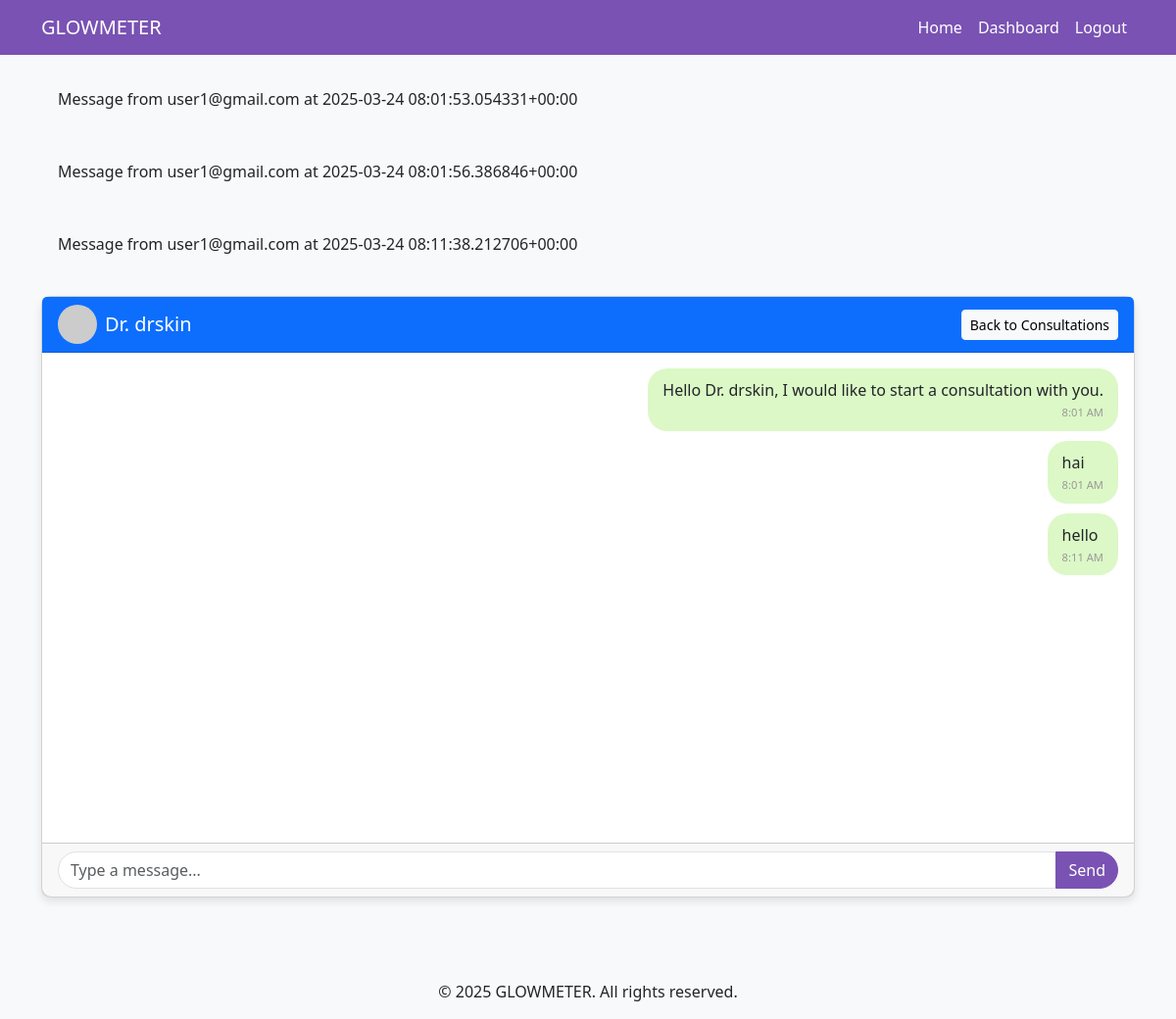
Screenshot of /consultation/1/ (signed in) with the database file from the repository.
### glowmeter_app/models.py (models this page shows, shortened)
class Message(models.Model):
    consultation = models.ForeignKey(Consultation, on_delete=models.CASCADE, related_name='messages')
    sender = models.ForeignKey(User, on_delete=models.CASCADE, related_name='sent_messages')
    content = models.TextField()
    timestamp = models.DateTimeField(auto_now_add=True)
    is_read = models.BooleanField(default=False)
    class Meta:
        ordering = ['timestamp']
    def __str__(self):
        return f"Message from {self.sender.email} at {self.timestamp}"

class User(AbstractBaseUser, PermissionsMixin):
    username = None
    email = models.EmailField(unique=True)
    first_name = models.CharField(max_length=30, blank=True)
    last_name = models.CharField(max_length=30, blank=True)
    is_active = models.BooleanField(default=True)
    is_staff = models.BooleanField(default=False)
    is_doctor = models.BooleanField(default=False)
    is_admin = models.BooleanField(default=False)
    date_joined = models.DateTimeField(auto_now_add=True)
    USERNAME_FIELD = 'email'
    REQUIRED_FIELDS = []
    objects = UserManager()

class Consultation(models.Model):
    user = models.ForeignKey(User, on_delete=models.CASCADE, related_name='user_consultations')
    doctor = models.ForeignKey(Doctor, on_delete=models.CASCADE, related_name='doctor_consultations')
    started_at = models.DateTimeField(auto_now_add=True)
    is_active = models.BooleanField(default=True)

class Doctor(models.Model):
    user = models.OneToOneField(User, on_delete=models.CASCADE, related_name='doctor_profile')
    full_name = models.CharField(max_length=100)
    specialty = models.CharField(max_length=100)
    bio = models.TextField()
    profile_picture = models.ImageField(upload_to='doctors/', null=True, blank=True)
    is_available = models.BooleanField(default=True)

### glowmeter_app/views.py (the view, shortened to what this page needs)
# urls.py: path('consultation/<int:consultation_id>/', views.consultation_view, name='consultation'),
@login_required
def consultation_view(request, consultation_id):
    consultation = Consultation.objects.get(id=consultation_id)
    user = request.user
    if user != consultation.user and user != consultation.doctor.user:
        messages.error(request, "You don't have permission to view this consultation.")
        return redirect('dashboard')
    unread_messages = Message.objects.filter(
        consultation=consultation,
        is_read=False
    ).exclude(sender=user)
    unread_messages.update(is_read=True)
    messages_list = Message.objects.filter(consultation=consultation).order_by('timestamp')
    context = {
        'consultation': consultation,
        'messages': messages_list,
        'is_doctor': user.is_doctor
    }
    return render(request, 'consultation.html', context)

### templates/consultation.html (shortened to what this page needs)
{% extends 'base.html' %}
{% block content %}
<div class="container mt-4">
    <div class="row">
        <div class="col-md-12">
            <div class="card">
                <div class="card-header bg-primary text-white d-flex justify-content-between align-items-center">
                    <div class="d-flex align-items-center">
                        {% if is_doctor %}
                            {% if consultation.user.user_profile.profile_picture %}
                                <img src="{{ consultation.user.user_profile.profile_picture.url }}" alt="Profile" class="rounded-circle me-2" style="width: 40px; height: 40px; object-fit: cover;">
                            {% else %}
                                <img src="https://via.placeholder.com/40" alt="Profile" class="rounded-circle me-2">
                            {% endif %}
                            <h5 class="mb-0">{{ consultation.user.user_profile.full_name }}</h5>
                        {% else %}
                            {% if consultation.doctor.profile_picture %}
                                <img src="{{ consultation.doctor.profile_picture.url }}" alt="Profile" class="rounded-circle me-2" style="width: 40px; height: 40px; object-fit: cover;">
                            {% else %}
                                <img src="https://via.placeholder.com/40" alt="Profile" class="rounded-circle me-2">
                            {% endif %}
                            <h5 class="mb-0">Dr. {{ consultation.doctor.full_name }}</h5>
                        {% endif %}
                    </div>
                    <a href="{% url 'my_consultations' %}" class="btn btn-sm btn-light">Back to Consultations</a>
                </div>
                <div class="card-body chat-container" id="chatContainer">
                    {% for message in messages %}
                        <div class="d-flex flex-column {% if message.sender == request.user %}align-items-end{% endif %}">
                            <div class="message {% if message.sender == request.user %}user-message{% else %}other-message{% endif %}">
                                {{ message.content }}
                                <div class="message-time">
                                    {{ message.timestamp|date:"g:i A" }}
                                </div>
                            </div>
                        </div>
                    {% endfor %}
                </div>
                <div class="card-footer">
                    <form method="post" id="messageForm">
                        <div class="input-group">
                            <input type="text" name="message" class="form-control chat-input" placeholder="Type a message..." required>
                            <button type="submit" class="btn btn-primary send-button">
                                 Send
                            </button>
                        </div>
                    </form>
                </div>
            </div>
        </div>
    </div>
</div>
{% endblock %}

### templates/base.html (shortened to what this page needs)
<!DOCTYPE html>
<html lang="en">
<head>
    <link href="https://cdn.jsdelivr.net/npm/bootstrap@5.3.0-alpha1/dist/css/bootstrap.min.css" rel="stylesheet">
</head>
<body>
    <nav class="navbar navbar-expand-lg navbar-dark">
        <div class="container">
            <a class="navbar-brand" href="{% url 'home' %}">GLOWMETER</a>
            <div class="collapse navbar-collapse" id="navbarNav">
                <ul class="navbar-nav ms-auto">
                    <li class="nav-item">
                        <a class="nav-link" href="{% url 'home' %}">Home</a>
                    </li>
                    {% if user.is_authenticated %}
                        <li class="nav-item">
                            <a class="nav-link" href="{% url 'dashboard' %}">Dashboard</a>
                        </li>
                        <li class="nav-item">
                            <form method="post" action="{% url 'logout' %}" class="d-inline">
                                <button type="submit" class="nav-link border-0 bg-transparent">Logout</button>
                            </form>
                        </li>
                    {% endif %}
                </ul>
            </div>
        </div>
    </nav>
    {% if messages %}
        <div class="container mt-3">
            {% for message in messages %}
                <div class="alert alert-{{ message.tags }}">
                    {{ message }}
                </div>
            {% endfor %}
        </div>
    {% endif %}
    {% block content %}{% endblock %}
    <footer class="mt-5 py-3 bg-light text-center">
        <div class="container">
            <p class="m-0">© 2025 GLOWMETER. All rights reserved.</p>
        </div>
    </footer>
</body>
</html>

### templates/base.html (style rules this page uses)
body { font-family: 'Segoe UI', Tahoma, Geneva, Verdana, sans-serif; background-color: #f8f9fa; }
.navbar { background-color: #7952b3; }
.navbar-brand, .nav-link { color: white !important; }
button.nav-link { cursor: pointer; }
.card { border-radius: 10px; box-shadow: 0 4px 8px rgba(0,0,0,0.1); margin-bottom: 20px; }
.btn-primary { background-color: #7952b3; border-color: #7952b3; }

### templates/consultation.html (style rules this page uses)
.chat-container { height: 500px; overflow-y: auto; }
.message { border-radius: 20px; padding: 10px 15px; margin-bottom: 10px; max-width: 75%; }
.user-message { background-color: #dcf8c6; margin-left: auto; }
.message-time { font-size: 0.7rem; color: #999; text-align: right; margin-top: 3px; }
.chat-input { border-radius: 25px; }
.send-button { border-radius: 25px; }

### rows the page displays
Message: sender+timestamp "Message from user1@gmail.com at 2025-03-24 08:01:53.054331+00:00", content "Hello Dr. drskin, I would like to start a consultation with you.", timestamp "8:01 AM"
Message: sender+timestamp "Message from user1@gmail.com at 2025-03-24 08:01:56.386846+00:00", content "hai", timestamp "8:01 AM"
Message: sender+timestamp "Message from user1@gmail.com at 2025-03-24 08:11:38.212706+00:00", content "hello", timestamp "8:11 AM"
Consultation: doctor.full_name "drskin"
